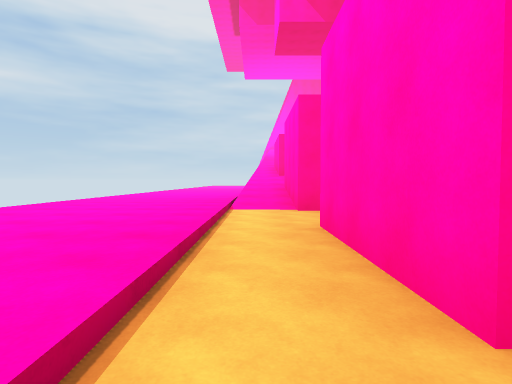
[1] (above)

23 first-person views from a walk through a 3-D level made in the Unity game engine. The camera is 1.4 m above the floor, tilts 2° down and sees 80° across. The floor is counted in squares, 2 m on a side. Each view is taken from the middle of a square. On the plan, view 1 faces up. The plan holds only what a view shows up to about 10 squares ahead; the rest is blank. The place goes on beyond the plan.

[2]
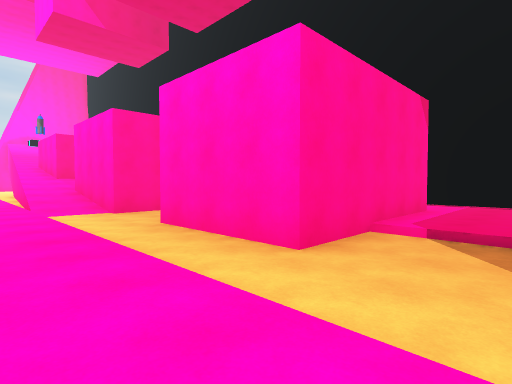

[3]
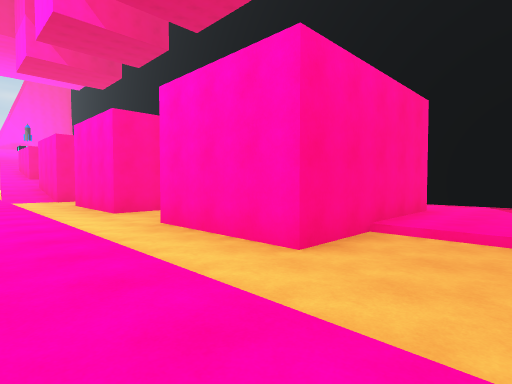

[4]
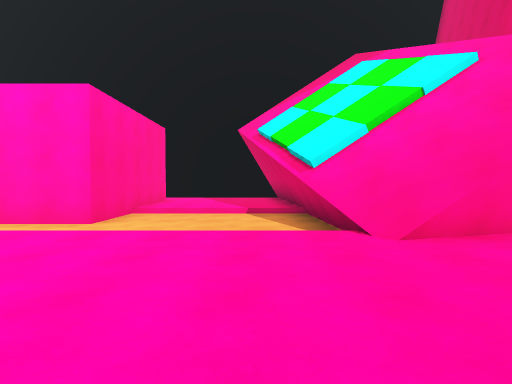

[5]
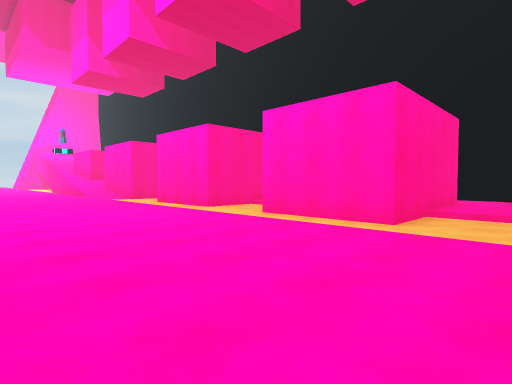

[6]
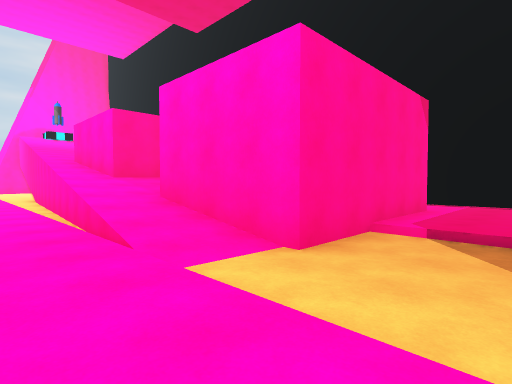

[7]
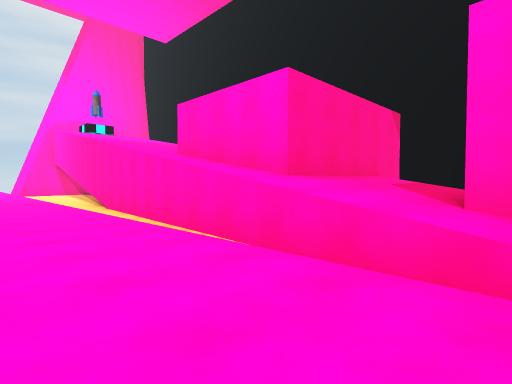

[8]
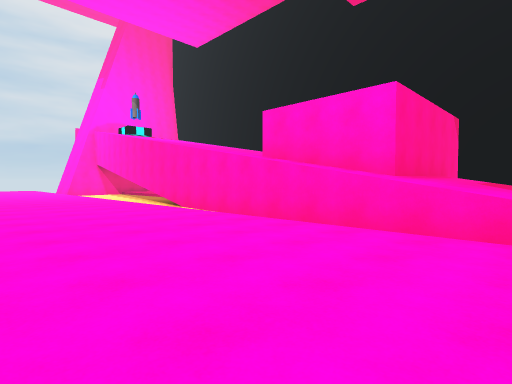

[9]
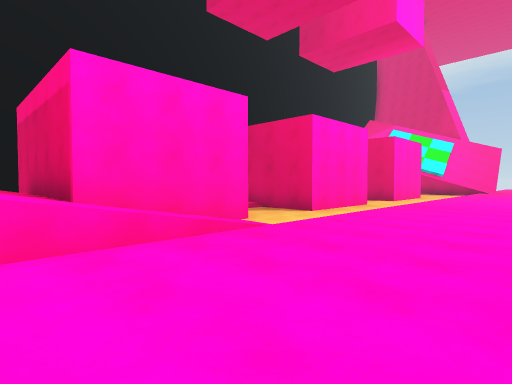

[10]
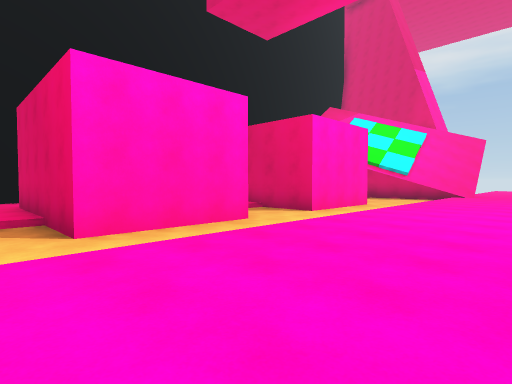

[11]
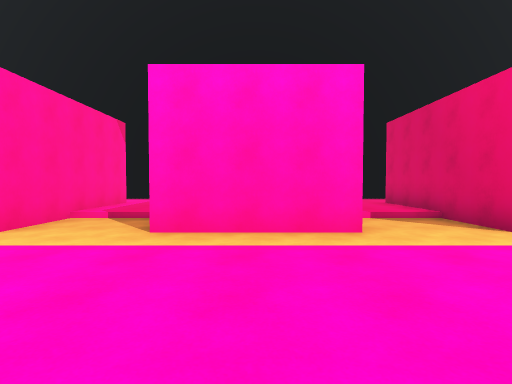

[12]
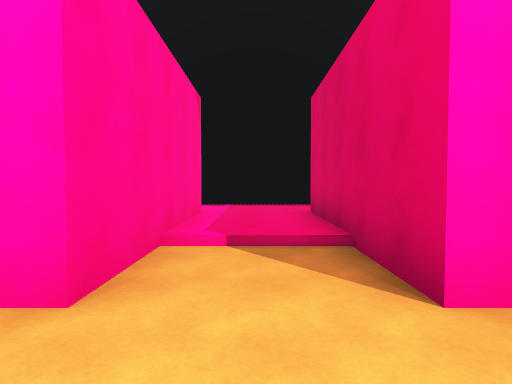

[13]
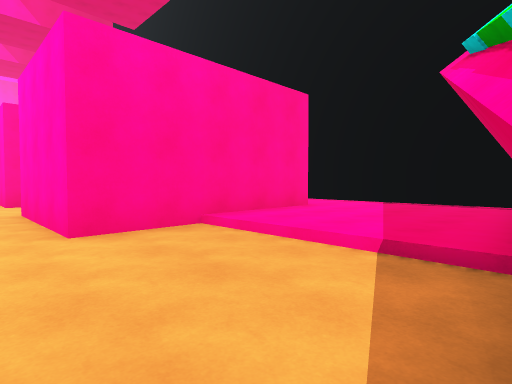

[14]
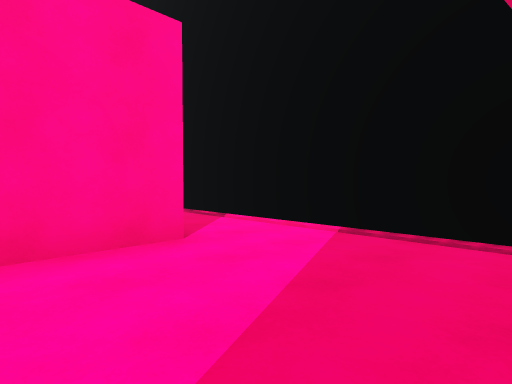

[15]
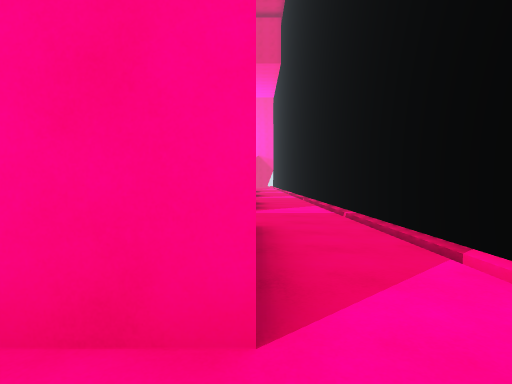

[16]
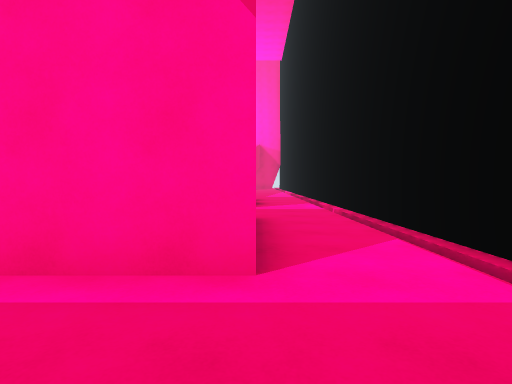

[17]
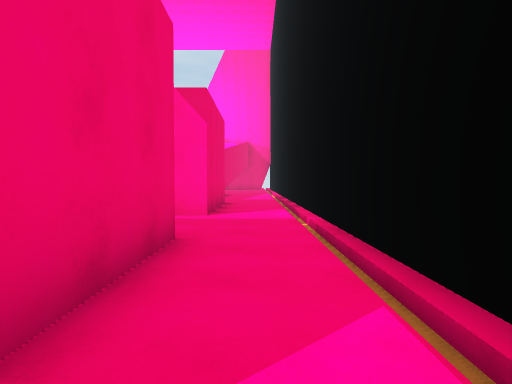

[18]
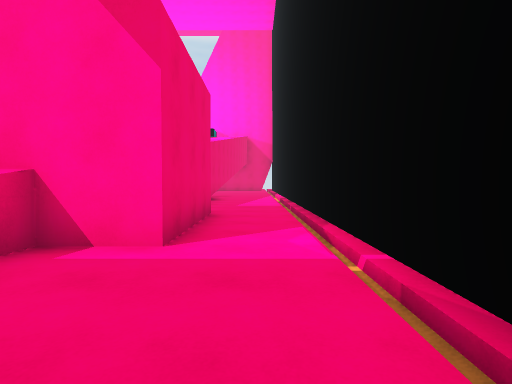

[19]
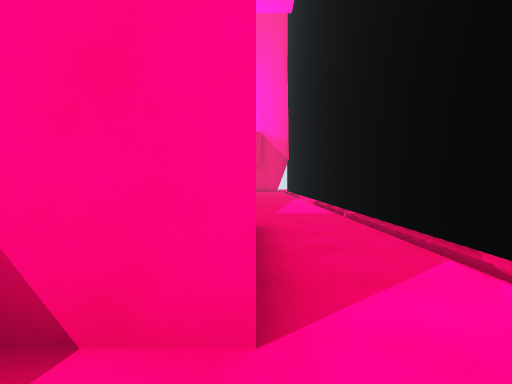

[20]
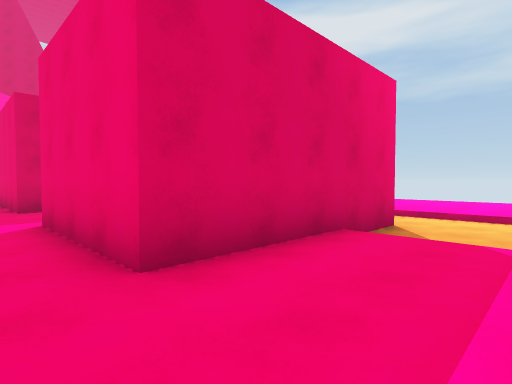

[21]
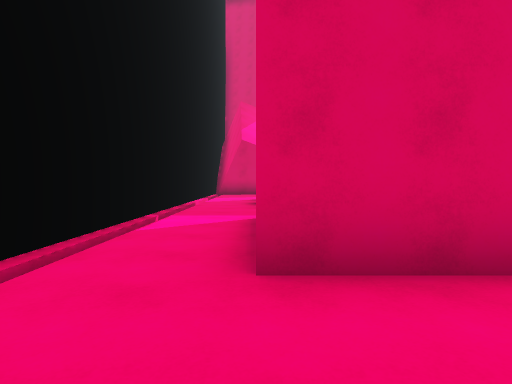

[22]
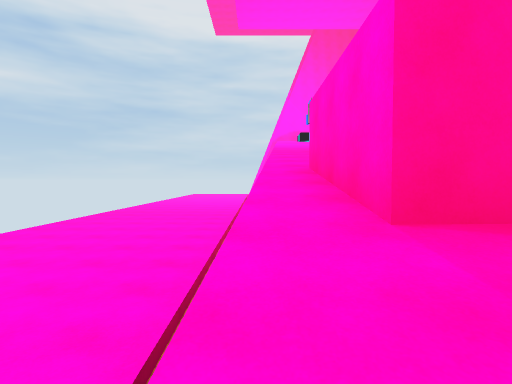

[23]
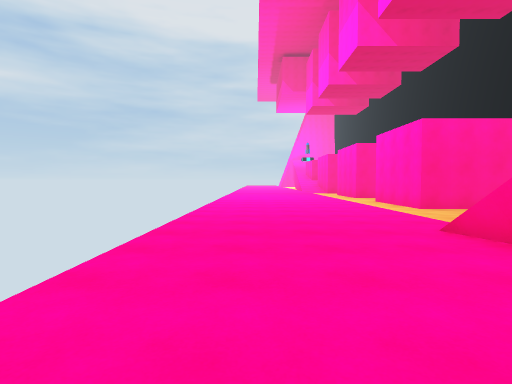

### Floor plan
Key: @ floor where view 1 was taken; # wall or solid block; . main floor; - floor 0.25 m lower than the main floor; / step, stairs or slope; v drop or lower ground.
Columns run from 5 left of view 1 to 9 right of it. Each row starts with its distance up from view 1.
 20 .....#     ../#
 19 .....#     ../#
 18 .....#     ../#
 17 .....#     ../#
 16 .....##    #./#
 15 .....##    #./#
 14 ...../######./#
 13 ...../////.../#
 12 ...../////.../#
 11 ...../////.../#
 10  ..../######./#
  9 ...../######./#
  8 ...../######./#
  7 .....---/..../#
  6 .....---/..../#
  5 .....---/..../#
  4  ....-######./#
  3  ....-######./#
  2  ....-######./#
  1  ....---/..../#
  0  ....@--/..../#
 -1  ....---/..../#
 -2 .....-######./#
 -3 .....-######./#
 -4 .....-######./#
 -5 .....---/..../#
 -6 .....---/..../#
 -7 .....---/..../#
 -8 .....---/..../#
 -9 .....//////  ##
-10 ....///////
-11 ....///////
-12 ....///////
-13 ...   //vv
-14  .     ###
-15          #

Where each view was taken, in squares from view 1:
view 1: 0 up, 0 right, facing up
view 2: 1 down, 2 left, facing up-right
view 3: 7 down, 2 left, facing up-right
view 4: 8 down, 5 left, facing right
view 5: 7 down, 5 left, facing up-right
view 6: 5 up, 2 left, facing up-right
view 7: 10 up, 3 left, facing up-right
view 8: 11 up, 5 left, facing up-right
view 9: 12 up, 4 left, facing down-right
view 10: 6 up, 4 left, facing down-right
view 11: 3 up, 4 left, facing right
view 12: 0 up, 1 left, facing right
view 13: 9 down, 0 right, facing up-right
view 14: 8 down, 4 right, facing up-right
view 15: 6 down, 6 right, facing up
view 16: 5 up, 6 right, facing up
view 17: 7 up, 7 right, facing up
view 18: 10 up, 7 right, facing up
view 19: 12 up, 6 right, facing up
view 20: 7 up, 7 right, facing down-left
view 21: 7 up, 6 right, facing down
view 22: 11 up, 0 right, facing up
view 23: 14 down, 4 left, facing up
